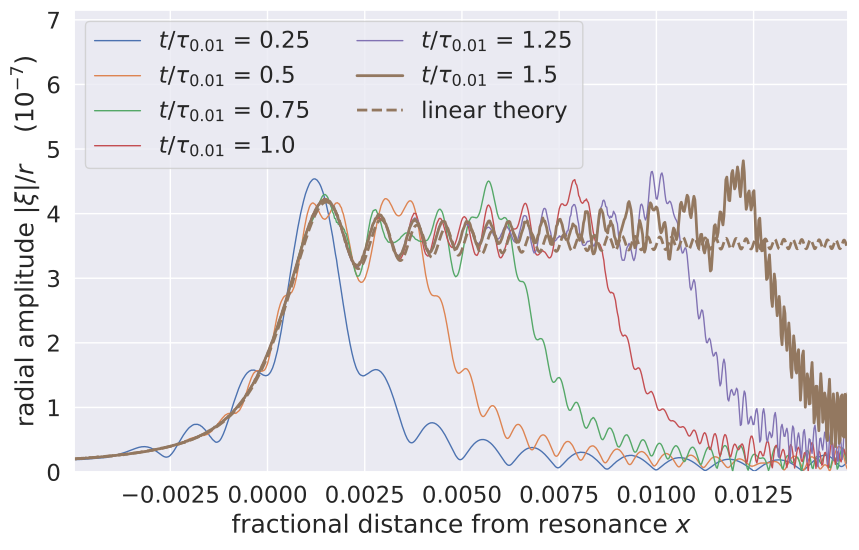

The Python source for this figure:
#density_wave.py
#
#by Joe Hahn and Claude Code, joe.hahn@jmh-datasciences.com, 23 November 2026.
#
#the paper's density-wave figure (Section 4.2.4), the counterpart of bending_wave.py: each streamline's radial amplitude
#|xi|/r, xi from a least-squares fit of its particles' radii to r_0 + Re[xi e^{i m(theta - Omega_p t)}] (simulated_xi),
#versus its fractional distance from resonance x across the ring, at six times, in units of the time tau_0.01 that the
#wave takes to reach x = 0.01, as the wave propagates outward, and linear theory's |xi|/r, with xi the trailing solution
#of Eqn. (45) (notes/equations.md L7). The fit keeps only the m-armed part of each streamline's shape: its
#osculating eccentricity also holds a free part, up to 3.5e-6 at the ring's edges, where the initial circular orbits
#are out of balance with the ring's own radial gravity (the same in tests/bending_waves' ring at its first output).
#Needs tests/density_waves' output: uv run python tools/run_simulations.py tests/density_waves
#
#Drawn by figure(p, o), which tests/density_waves/density_waves.ipynb also calls, so the two are identical.
#
#usage, from the repo's top folder:
#   uv run python paper/figures/density_wave.py     (writes density_wave.pdf and density_wave.png)

import sys
from pathlib import Path

import matplotlib.pyplot as plt
import numpy as np

HERE = Path(__file__).resolve().parent
REPO = HERE.parent.parent
for folder in ('source', 'fast', 'tests'):
    if str(REPO/folder) not in sys.path:
        sys.path.insert(0, str(REPO/folder))
sys.path.insert(0, str(HERE))
from figstyle import style
from density_analysis import satellite, simulated_xi, density_wave, ring_sigma, tau_001, wave_amplitude


def figure(p, o):
    """The figure, from the run's parameters p and output o (load3d)."""
    sat = satellite(p)
    sigma = ring_sigma(p)
    tau = tau_001(p, sat)
    x_in, x_out = (1.0 - sat.r_L)/sat.r_L, (1.0 + p['radial_width'] - sat.r_L)/sat.r_L
    with style(font_scale=1.5) as color_seq:
        f, ax = plt.subplots(figsize=(10, 6))
        #each streamline's |xi|/r at six times, in units of tau_0.01
        time_fractions = [0.25, 0.5, 0.75, 1.0, 1.25, 1.5]
        for idx, time_fraction in enumerate(time_fractions):
            tidx = np.argmin(np.abs(o['times'] - time_fraction*tau))
            sat_unused, x_now, xi_now = simulated_xi(p, o, tidx)
            linewidth = 2 if (idx == len(time_fractions) - 1) else 1
            label = r'$t/\tau_{0.01}$ = ' + str(np.round(o['times'][tidx]/tau, 2))
            ax.plot(x_now, np.abs(xi_now)/(sat.r_L*(1.0 + x_now))/1.0e-7, linestyle='-', linewidth=linewidth,
                color=color_seq[idx], label=label)
        #linear theory, dashed in the color of the latest time
        xs = np.linspace(x_in, x_out, 20000)
        e_theory = np.abs(density_wave(sat, sigma, xs))/(sat.r_L*(1.0 + xs))
        ax.plot(xs, e_theory/1.0e-7, linestyle='dashed', linewidth=2, color=color_seq[len(time_fractions) - 1],
            label='linear theory')
        ax.set_xlim(x_in, x_out)
        ax.set_ylim(0.0, 2.0*wave_amplitude(p, sat)/sat.r_L/1.0e-7)
        ax.set_xlabel(r'fractional distance from resonance $x$')
        ax.set_ylabel(r'radial amplitude $|\xi|/r$    ($10^{-7}$)')
        ax.legend(loc='upper left', ncol=2)
    return f


if __name__ == '__main__':
    import matplotlib
    matplotlib.use('Agg')
    from density_analysis import load3d
    p, o = load3d(REPO/'tests'/'density_waves')
    f = figure(p, o)
    for ext in ('pdf', 'png'):
        f.savefig(HERE/f'density_wave.{ext}', bbox_inches='tight', dpi=130)
        print('wrote', HERE/f'density_wave.{ext}')
